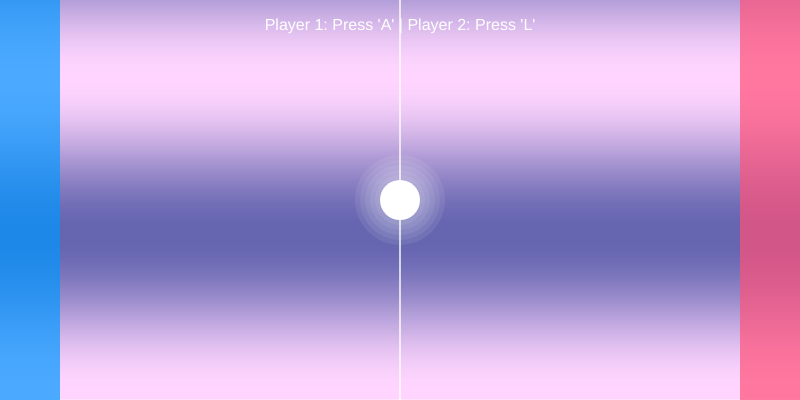
Frame 1 (no input)
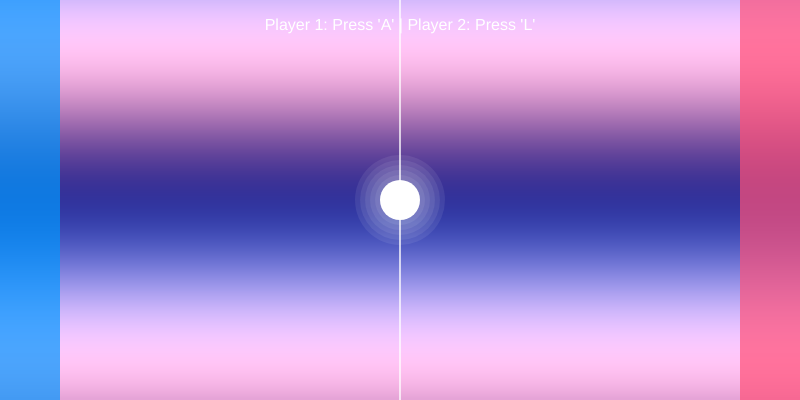
Frame 60 (no input)
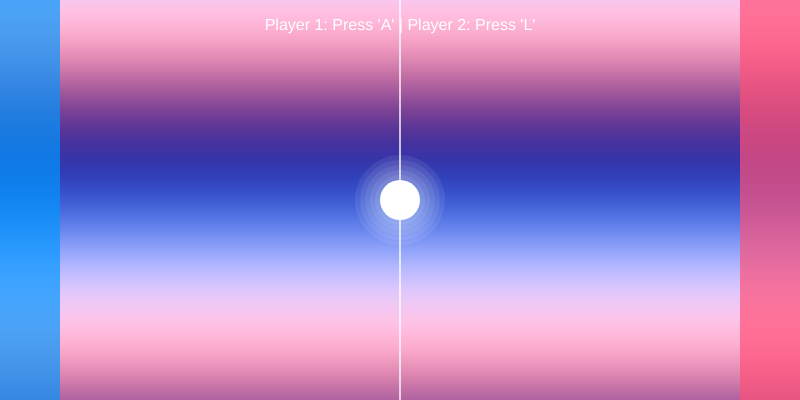
Frame 120 (the mouse pressed at the canvas centre since frame 60)

The p5.js sketch that drew these frames (run headless with seeded random() and noise() and a simulated clock; from frame 60 on, the mouse is pressed at the canvas centre):

// p5.js sketch
// ── sketch.js
let markerX;
let speed = 15;
let gameOver = false;
let winner = "";
let particles = [];

function setup() {
  createCanvas(800, 400);
  markerX = width / 2;
}

function draw() {
  drawRainbowBackground();

  // Center line (glowing style)
  stroke(255, 180);
  strokeWeight(2);
  line(width / 2, 0, width / 2, height);

  noStroke();

  // Goals with gradient feel
  fill(0, 150, 255, 180);
  rect(0, 0, 60, height);

  fill(255, 80, 120, 180);
  rect(width - 60, 0, 60, height);

  // Marker glow
  drawMarker();

  // Particles trail
  updateParticles();

  // UI text
  fill(255);
  textSize(16);
  textAlign(CENTER);
  text("Player 1: Press 'A' | Player 2: Press 'L'", width / 2, 30);

  // Win screen
  if (gameOver) {
    fill(255, 255, 0);
    textSize(40);
    text(winner + " Wins!", width / 2, height / 2);

    textSize(16);
    text("Press R to Restart", width / 2, height / 2 + 40);
  }

  checkWin();
}

// 🌈 Animated rainbow background
function drawRainbowBackground() {
  for (let y = 0; y < height; y++) {
    let r = map(sin(frameCount * 0.01 + y * 0.02), -1, 1, 50, 255);
    let g = map(sin(frameCount * 0.015 + y * 0.02), -1, 1, 50, 200);
    let b = map(sin(frameCount * 0.02 + y * 0.02), -1, 1, 150, 255);
    stroke(r, g, b);
    line(0, y, width, y);
  }
}

// 💫 Marker with glow
function drawMarker() {
  // glow
  for (let i = 5; i > 0; i--) {
    fill(255, 255, 255, 20);
    ellipse(markerX, height / 2, 40 + i * 10);
  }

  fill(255);
  ellipse(markerX, height / 2, 40);

  // add particle
  particles.push({ x: markerX, y: height / 2, life: 255 });
}

// ✨ particles system
function updateParticles() {
  for (let i = particles.length - 1; i >= 0; i--) {
    let p = particles[i];
    fill(255, p.life);
    ellipse(p.x, p.y, 8);

    p.life -= 5;
    if (p.life <= 0) {
      particles.splice(i, 1);
    }
  }
}

function keyPressed() {
  if (!gameOver) {
    if (key === 'a' || key === 'A') {
      markerX -= speed;
    }
    if (key === 'l' || key === 'L') {
      markerX += speed;
    }
  }

  if (gameOver && (key === 'r' || key === 'R')) {
    markerX = width / 2;
    gameOver = false;
    winner = "";
    particles = [];
  }
}

function checkWin() {
  if (markerX <= 60) {
    gameOver = true;
    winner = "Player 1";
  }
  if (markerX >= width - 60) {
    gameOver = true;
    winner = "Player 2";
  }
}
